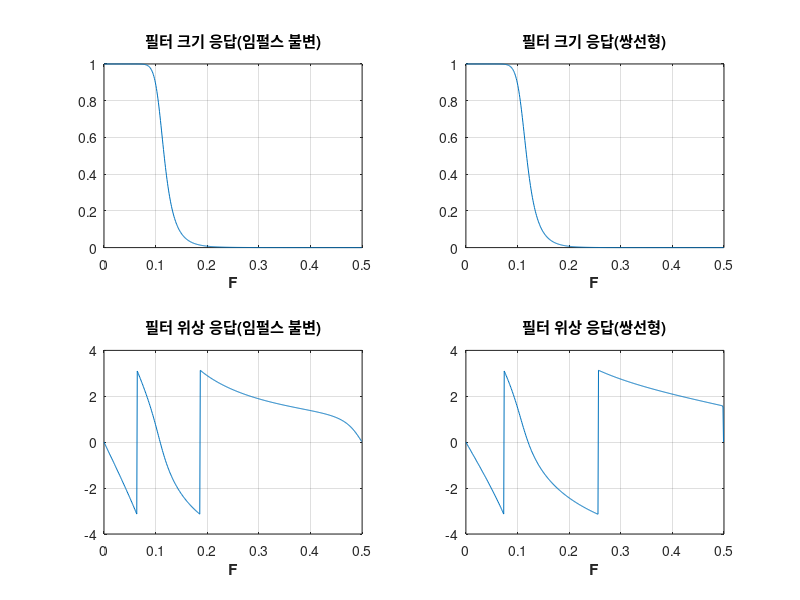

Recreate this plot in MATLAB.
close all; % 모든 생성된 창을 닫음
clear; % 열려있는 작업영역(workspace)을 모두 비움
clc; % 명령(command) 창을 비움
Ts=1; fs=1/Ts; % 샘플링 주기와 샘플링 주파수
Ap=1; % 통과 대역 감쇠
As=20; % 저지 대역 감쇠
wp_d=0.2*pi; % 디지털 통과 대역 경계 주파수
ws_d=0.3*pi; % 디지털 저지 대역 경계 주파수


% 아날로그 버터워스 필터 + 임펄스 불변 변환
wp_a=wp_d*fs; % 아날로그 통과 대역 경계 주파수
ws_a=ws_d*fs; % 아날로그 저지 대역 경계 주파수
[N,wc]=buttord(wp_a,ws_a,Ap,As,'s') % 필터 차수 및 차단 주파수 계산
[num_a, den_a]=butter(N,wc,'s'); % 아날로그 필터 전달함수 H(s) 계산
[R,ps,ks]=residue(num_a, den_a); % H(s) 부분 분수 전개
pz=exp(ps*Ts); % 디지털 극으로 전환
[num_d,den_d]=impinvar(num_a,den_a); % 디지털 필터 전달 함수 H(z) 계산
[Hz,w]=freqz(num_d,den_d); % 필터 주파수 응답 계산


% 아날로그 버터워스 필터 + 쌍선형 변환
wp=(2/Ts)*tan(wp_d/2); % 통과 대역 경계 주파수 미리 휨
ws=(2/Ts)*tan(ws_d/2); % 저지 대역 경계 주파수 미리 휨
[N2,wc2]=buttord(wp,ws,Ap,As,'s') % 필터 차수 및 차단 주파수 계산
[num_a2, den_a2]=butter(N2,wc2,'s'); % 아날로그 필터 전달함수 H(s) 계산
[num_d2,den_d2]=bilinear(num_a2, den_a2,fs); % 디지털 필터 전달 함수 H(z) 계산
Hz2=freqz(num_d2,den_d2); % 필터 주파수 응답 계산

subplot(2,2,1); % 2행 2열 분할 그림 창의 1번 창
plot(w/(2*pi),abs(Hz)); axis([0 0.5 0 1]); % 크기 응답(임펄스 불변)을 그림
title('\bf{필터 크기 응답(임펄스 불변)}'); % 그림 제목
xlabel('\bf{F}'); grid on; % x축 라벨 및 그리드 표시
subplot(2,2,3); % 2행 2열 분할 그림 창의 3번 창
plot(w/(2*pi),angle(Hz)); axis([0 0.5 -4 4]); % 위상 응답(임펄스 불변)을 그림
title('\bf{필터 위상 응답(임펄스 불변)}'); % 그림 제목
xlabel('\bf{F}'); grid on; % x축 라벨 및 그리드 표시
subplot(2,2,2); % 2행 2열 분할 그림 창의 2번 창
plot(w/(2*pi),abs(Hz2)); axis([0 0.5 0 1]); % 크기 응답(쌍선형)을 그림
title('\bf{필터 크기 응답(쌍선형)}'); % 그림 제목
xlabel('\bf{F}'); grid on; % x축 라벨 및 그리드 표시
subplot(2,2,4); % 2행 2열 분할 그림 창의 4번 창
plot(w/(2*pi),angle(Hz2)); axis([0 0.5 -4 4]); % 위상 응답(쌍선형)을 그림
title('\bf{필터 위상 응답(쌍선형)}'); % 그림 제목
xlabel('\bf{F}'); grid on; % x축 라벨 및 그리드 표시